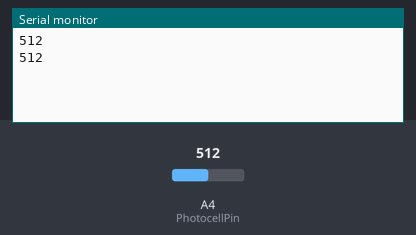
A sketch run on a simulated Arduino Uno, built with avr-gcc and run on an emulated ATmega328P. On the bench: the last lines printed to the serial monitor. The inputs (shaded band) are chosen by the test bench; at power-on: A4 (PhotocellPin) = 512.

Above: at 1.8 s.
1.9 s: A4 (PhotocellPin) set to 716
At 2.8 s:
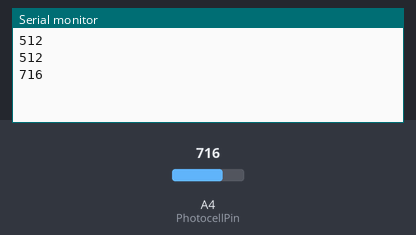
3.4 s: A4 (PhotocellPin) set to 900
At 4.5 s:
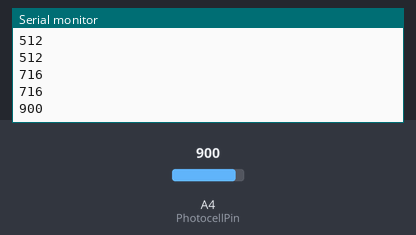
Timing chart, 0 to 6.4 s (numbered marks = the images above; inputs shaded):
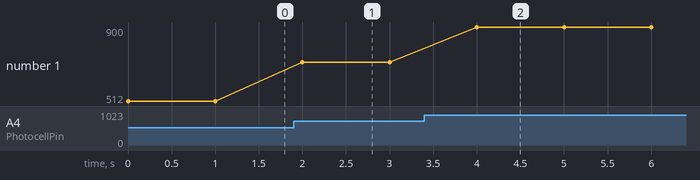

Measured:
- after the input at 1.9 s, the serial monitor: prints a new line after 0.10 s (image 1)
- after the input at 3.4 s, the serial monitor: prints a new line after 0.60 s (image 2)
- plotted number 1: 512 → 716 after the input at 1.9 s, 716 → 900 after the input at 3.4 s

The sketch:

light_sensor_test.ino
```cpp
//connect data pin (34 works) to side of photoresistor that is pulled to gnd with 10k (or less resistor, 680Ohm seems to work well)
//connect other side of photoresitor to 3.3V
#define PhotocellPin 4   // the cell and 10K pulldown are connected to a0 (gpi36)


//variables
int photocellReading;     // the analog reading from the sensor divider

void setup() {
  // We'll send debugging information via the Serial monitor
  Serial.begin(115200);
}

void loop(void) {
  photocellReading = analogRead(PhotocellPin);
  Serial.println(photocellReading);     // the raw analog reading
  delay(1000);
}
```
